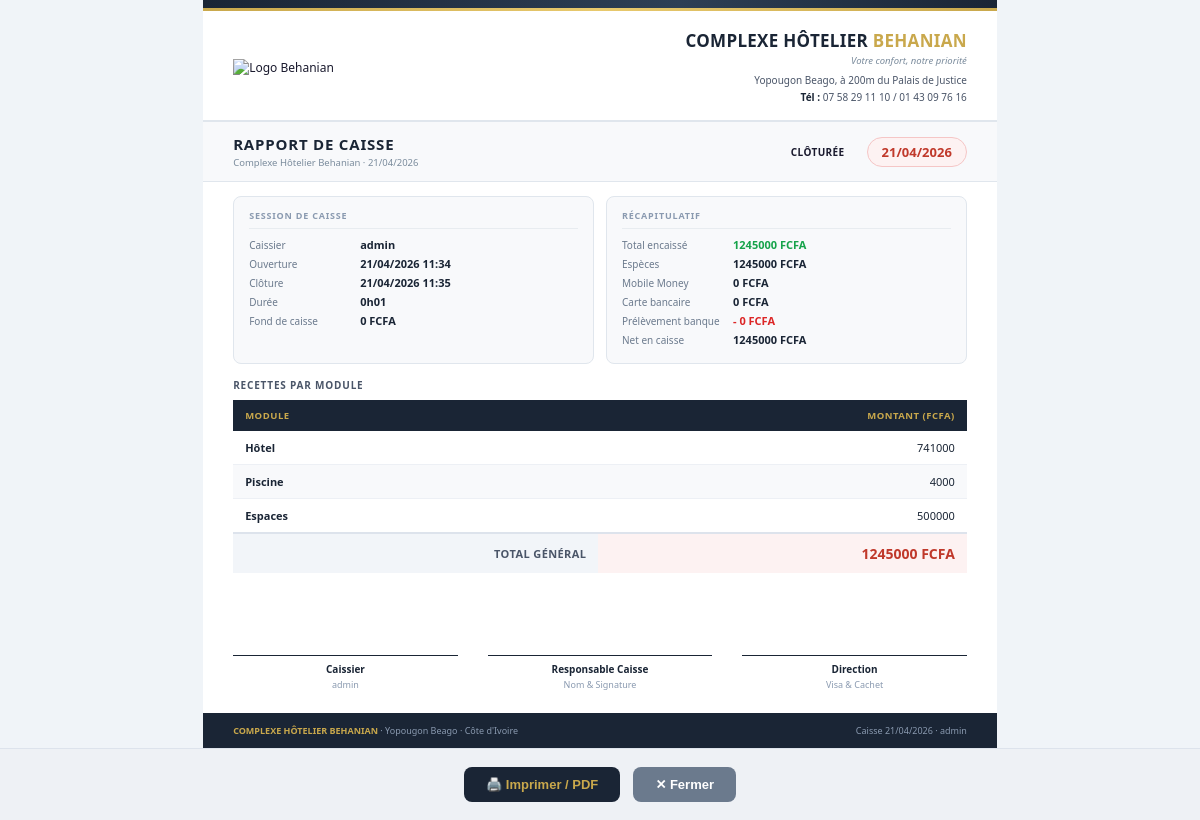
/caisse/rapport/8/ (signed in), run on the app's committed database.
### caisse/models.py (models this page shows, shortened)
class CaisseSession(models.Model):
    TYPE_CHOICES = [
        ('hotel',    'Caisse Hôtel (Réception)'),
        ('module',   'Caisse Module (Restaurant/Cave/Piscine/Espaces)'),
        ('centrale', 'Caisse Centrale (Caissière Principale)'),
    ]
    user = models.ForeignKey(User, on_delete=models.CASCADE, related_name='caisse_sessions')
    type_caisse = models.CharField(max_length=20, choices=TYPE_CHOICES, default='module')
    opened_at = models.DateTimeField(default=timezone.now)
    closed_at = models.DateTimeField(null=True, blank=True)
    is_open = models.BooleanField(default=True)
    fond_caisse = models.DecimalField(max_digits=12, decimal_places=2, default=Decimal('0'))
    fond_caisse_reel = models.DecimalField(max_digits=12, decimal_places=2, default=Decimal('0'), help_text="Fond compté à la clôture")
    total_especes = models.DecimalField(max_digits=12, decimal_places=2, default=Decimal('0'))
    total_mobile  = models.DecimalField(max_digits=12, decimal_places=2, default=Decimal('0'))
    total_carte   = models.DecimalField(max_digits=12, decimal_places=2, default=Decimal('0'))
    total_virement= models.DecimalField(max_digits=12, decimal_places=2, default=Decimal('0'))
    total_general = models.DecimalField(max_digits=12, decimal_places=2, default=Decimal('0'))
    prelevement_banque = models.DecimalField(max_digits=12, decimal_places=2, default=Decimal('0'))
    notes = models.TextField(blank=True)
    class Meta:
        ordering = ['-opened_at']
    @property
    def duree(self):
        fin = self.closed_at or timezone.now()
        delta = fin - self.opened_at
        h, m = divmod(delta.seconds // 60, 60)
        return f"{h}h{m:02d}"

### facturation/models.py (models this page shows, shortened)
class Ticket(models.Model):
    MODULE_CHOICES = [
        ('hotel', 'Hôtel'),
        ('restaurant', 'Restaurant'),
        ('caisse', 'Caisse'),
        ('piscine', 'Piscine'),
        ('cave', 'Cave'),
        ('espace', 'Espaces Événementiels'),
        ('autre', 'Autre'),
    ]
    numero = models.CharField(max_length=50, unique=True)
    module = models.CharField(max_length=20, choices=MODULE_CHOICES)
    date_creation = models.DateTimeField(default=timezone.now)
    montant_total = models.DecimalField(max_digits=10, decimal_places=2)
    client = models.ForeignKey(Client, on_delete=models.SET_NULL, null=True, blank=True)
    PAIEMENT_CHOICES = [
        ('especes', 'Espèces'),
        ('mobile_money', 'Mobile Money'),
        ('orange_money', 'Orange Money'),
        ('wave', 'Wave'),
        ('moov_money', 'Moov Money'),
        ('mtn_money', 'MTN Mobile Money'),
        ('carte_bancaire', 'Carte Bancaire'),
        ('carte', 'Carte Bancaire'), # Alias pour compatibilité
        ('cheque', 'Chèque'),
        ('virement', 'Virement'),
        ('cave', 'Cave'),
        ('autre', 'Autre'),
    ]
    mode_paiement = models.CharField(max_length=50, choices=PAIEMENT_CHOICES, default='especes')
    montant_paye = models.DecimalField(max_digits=10, decimal_places=2, default=0)
    cree_par = models.ForeignKey(User, on_delete=models.SET_NULL, null=True, blank=True)
    contenu = models.TextField(help_text="Contenu détaillé du ticket")
    imprime = models.BooleanField(default=False)
    date_impression = models.DateTimeField(blank=True, null=True)
    est_duplicata = models.BooleanField(default=False, help_text="Indique si c'est une réimpression")
    objet_id = models.IntegerField(blank=True, null=True, help_text="ID de l'objet dans le module d'origine")
    class Meta:
        ordering = ['-date_creation']

### caisse/views.py (the view)
# urls.py: path('rapport/', views.rapport_caisse, name='rapport'),
@require_module_access('caisse')
def rapport_caisse(request, session_id=None):
    if session_id:
        session = get_object_or_404(CaisseSession, pk=session_id)
    else:
        today = timezone.now().date()
        session = CaisseSession.objects.filter(
            opened_at__date=today, user=request.user
        ).order_by('-opened_at').first()
    if not session:
        return redirect('caisse:index')
    date = session.opened_at.date()
    stats = get_stats_jour(date)
    mouvements = MouvementCaisse.objects.filter(
        session=session, valide=True
    ).order_by('date')
    prelevements = PrelevementBanque.objects.filter(
        session=session, valide=True
    ).order_by('date')
    return render(request, 'caisse/rapport.html', {
        'session': session,
        'stats': stats,
        'mouvements': mouvements,
        'prelevements': prelevements,
    })

### utils/permissions.py (called while the page is built, shortened)
def get_user_groups(user):
    return list(user.groups.values_list('name', flat=True))

def user_has_access(user, module):
    if not user.is_authenticated:
        return False
    if user.is_superuser:
        return True

def require_module_access(module):
    def decorator(view_func):
        @wraps(view_func)
        @login_required
        def wrapper(request, *args, **kwargs):
            if not user_has_access(request.user, module):
                messages.error(request,
                    "Accès refusé — vous n'avez pas les droits pour accéder à ce module.")
                return redirect('dashboard:index')
            return view_func(request, *args, **kwargs)
        return wrapper
    return decorator

def get_accessible_modules(user):
    if user.is_superuser:
        return ['dashboard', 'hotel', 'restaurant', 'bar', 'cuisine',
                'piscine', 'boite_nuit', 'espaces', 'caisse', 'facturation',
                'parametres', 'users']

### templates/caisse/rapport.html (shortened to what this page needs)
{% extends 'print_base.html' %}
{% block doc_content %}
<div class="doc-title-band">
  <div>
    <div class="doc-title-text">RAPPORT DE CAISSE</div>
    <div class="doc-title-sub">Complexe Hôtelier Behanian · {{ session.opened_at|date:"d/m/Y" }}</div>
  </div>
  <div class="doc-title-right">
    <span class="badge badge-{% if session.is_open %}en_attente{% else %}validee{% endif %}">{% if session.is_open %}En cours{% else %}Clôturée{% endif %}</span>
    <span class="doc-ref">{{ session.opened_at|date:"d/m/Y" }}</span>
  </div>
</div>
<div class="meta-grid cols-2">
  <div class="meta-box">
    <div class="meta-box-title">Session de caisse</div>
    <div class="meta-row"><span class="meta-lbl">Caissier</span><span class="meta-val bold">{{ session.user.get_full_name|default:session.user.username }}</span></div>
    <div class="meta-row"><span class="meta-lbl">Ouverture</span><span class="meta-val">{{ session.opened_at|date:"d/m/Y H:i" }}</span></div>
    {% if session.closed_at %}<div class="meta-row"><span class="meta-lbl">Clôture</span><span class="meta-val">{{ session.closed_at|date:"d/m/Y H:i" }}</span></div>{% endif %}
    <div class="meta-row"><span class="meta-lbl">Durée</span><span class="meta-val">{{ session.duree }}</span></div>
    <div class="meta-row"><span class="meta-lbl">Fond de caisse</span><span class="meta-val">{{ session.fond_caisse|floatformat:0 }} FCFA</span></div>
  </div>
  <div class="meta-box">
    <div class="meta-box-title">Récapitulatif</div>
    <div class="meta-row"><span class="meta-lbl">Total encaissé</span><span class="meta-val bold" style="color:#16a34a">{{ stats.total|floatformat:0 }} FCFA</span></div>
    <div class="meta-row"><span class="meta-lbl">Espèces</span><span class="meta-val">{{ stats.especes|floatformat:0 }} FCFA</span></div>
    <div class="meta-row"><span class="meta-lbl">Mobile Money</span><span class="meta-val">{{ stats.mobile|floatformat:0 }} FCFA</span></div>
    <div class="meta-row"><span class="meta-lbl">Carte bancaire</span><span class="meta-val">{{ stats.carte|floatformat:0 }} FCFA</span></div>
    <div class="meta-row"><span class="meta-lbl">Prélèvement banque</span><span class="meta-val" style="color:#dc2626">- {{ stats.prelevements|floatformat:0 }} FCFA</span></div>
    <div class="meta-row"><span class="meta-lbl">Net en caisse</span><span class="meta-val bold">{{ stats.net|floatformat:0 }} FCFA</span></div>
  </div>
</div>
<div class="content-section">
  <div class="section-title">Recettes par module</div>
  <table class="doc-table">
    <thead><tr><th>Module</th><th class="r">Montant (FCFA)</th></tr></thead>
    <tbody>
    {% for module, montant in stats.par_module.items %}
    <tr><td class="bold">{{ module }}</td><td class="r">{{ montant|floatformat:0 }}</td></tr>
    {% empty %}
    <tr><td colspan="2" style="text-align:center;color:#8a9ab0">Aucune recette</td></tr>
    {% endfor %}
    </tbody>
    <tfoot>
      <tr><td class="total-label">TOTAL GÉNÉRAL</td><td class="total-val">{{ stats.total|floatformat:0 }} FCFA</td></tr>
    </tfoot>
  </table>
</div>
<div class="signatures cols-3">
  <div class="sig-box"><div class="sig-line">Caissier</div><div class="sig-hint">{{ session.user.get_full_name|default:session.user.username }}</div></div>
  <div class="sig-box"><div class="sig-line">Responsable Caisse</div><div class="sig-hint">Nom &amp; Signature</div></div>
  <div class="sig-box"><div class="sig-line">Direction</div><div class="sig-hint">Visa &amp; Cachet</div></div>
</div>
{% endblock %}
{% block doc_footer_right %}Caisse {{ session.opened_at|date:"d/m/Y" }} · {{ session.user.get_full_name|default:session.user.username }}{% endblock %}

### templates/print_base.html (style rules this page uses)
* { margin:0; padding:0; box-sizing:border-box; }
body { font-family:'Segoe UI',Arial,sans-serif; font-size:12px; color:#1a1a2e; background:#f0f4f8; }
.doc-title-band { background:#f8f9fb; border-top:1px solid #e0e6ed; border-bottom:1px solid #e0e6ed; padding:12px 30px; display:flex; justify-content:space-between; align-items:center; }
.doc-title-text { font-size:15px; font-weight:800; color:#1a2535; text-transform:uppercase; letter-spacing:.8px; }
.doc-title-sub { font-size:9.5px; color:#7a8b9c; margin-top:2px; }
.doc-title-right { display:flex; align-items:center; gap:10px; }
.badge { display:inline-block; padding:4px 12px; border-radius:20px; font-size:10px; font-weight:700; text-transform:uppercase; letter-spacing:.4px; }
.doc-ref { font-size:13px; font-weight:700; color:#c0392b; background:#fdf2f2; border:1px solid #f5c6c6; padding:5px 14px; border-radius:20px; }
.meta-grid { display:grid; padding:14px 30px; gap:12px; }
.meta-grid.cols-2 { grid-template-columns:1fr 1fr; }
.meta-box { background:#f8f9fb; border:1px solid #e0e6ed; border-radius:8px; padding:12px 15px; }
.meta-box-title { font-size:9px; font-weight:700; text-transform:uppercase; letter-spacing:.8px; color:#8a9ab0; padding-bottom:6px; margin-bottom:8px; border-bottom:1px solid #e8ecf0; }
.meta-row { display:flex; gap:6px; margin-bottom:4px; align-items:baseline; }
.meta-lbl { font-size:10px; color:#6b7a8d; min-width:105px; flex-shrink:0; }
.meta-val { font-size:11px; font-weight:600; color:#1a2535; }
.content-section { padding:0 30px 14px; }
.section-title { font-size:10px; font-weight:700; text-transform:uppercase; letter-spacing:.8px; color:#4a5568; margin-bottom:8px; }
.doc-table { width:100%; border-collapse:collapse; }
.doc-table thead { background:#1a2535; }
.doc-table thead th { padding:9px 12px; font-size:9.5px; font-weight:600; text-transform:uppercase; letter-spacing:.5px; color:#c9a84c; text-align:left; }
.doc-table thead th.r { text-align:right; }
.doc-table tbody tr:nth-child(even) { background:#f8f9fb; }
.doc-table tbody td { padding:9px 12px; font-size:11px; color:#1a2535; border-bottom:1px solid #edf0f5; vertical-align:middle; }
.doc-table tbody td.r { text-align:right; }
.doc-table tbody td.bold { font-weight:700; }
.doc-table tfoot td { padding:10px 12px; font-weight:700; background:#f2f5f9; border-top:2px solid #dde3ec; }
.doc-table tfoot td.total-label { text-align:right; text-transform:uppercase; font-size:11px; letter-spacing:.4px; color:#4a5568; }
.doc-table tfoot td.total-val { text-align:right; font-size:14px; color:#c0392b; background:#fdf2f2; }
.signatures { display:grid; gap:30px; margin:18px 30px 0; padding-top:14px; }
.signatures.cols-3 { grid-template-columns:1fr 1fr 1fr; }
.sig-box { text-align:center; }
.sig-line { border-top:1px solid #1a2535; padding-top:6px; margin-top:36px; font-size:10px; color:#1a2535; font-weight:600; }
.sig-hint { font-size:9px; color:#8a9ab0; margin-top:2px; }

### data on the page
CaisseSession: opened_at "21/04/2026", user.get_full_name "admin", opened_at "21/04/2026 11:34", closed_at "21/04/2026 11:35", duree "0h01", fond_caisse "0"
Ticket: module "Piscine", montant "4000"

### other printed values
{{ stats.total|floatformat:0 }} "1245000"
{{ stats.especes|floatformat:0 }} "1245000"
{{ stats.mobile|floatformat:0 }} "0"
{{ stats.carte|floatformat:0 }} "0"
{{ stats.prelevements|floatformat:0 }} "0"
{{ stats.net|floatformat:0 }} "1245000"
{{ module }} "Hôtel" "Espaces"
{{ montant|floatformat:0 }} "741000" "500000"
